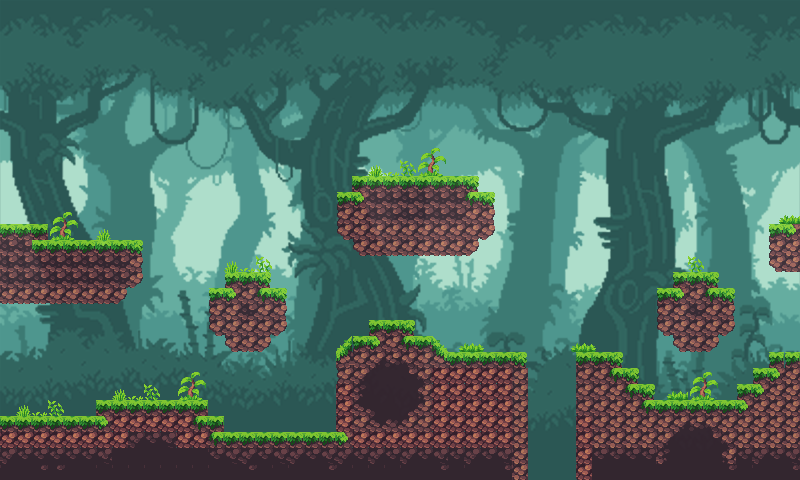

This game map was drawn from its Tiled (.tmx) file and the tilesets committed beside it. A one-line description and the full map source follow:
An orthogonal 50x30 tile map with 16x16 px tiles, 2 tile layers (Decoration, Tiles), 1 image layer and 6 objects (4x OrcSpawn, NextLevel, Spawn).

<map version="1.10" tiledversion="1.11.0" orientation="orthogonal" renderorder="right-down" width="50" height="30" tilewidth="16" tileheight="16" infinite="0" nextlayerid="13" nextobjectid="12">
 <tileset firstgid="1" source="../Tiles/Tiles.tsx" />
 <imagelayer id="5" name="Background">
  <image source="../Tiles/World1.png" width="800" height="480" />
 </imagelayer>
 <layer id="6" name="Decoration" width="50" height="30">
  <data encoding="csv">
0,0,0,0,0,0,0,0,0,0,0,0,0,0,0,0,0,0,0,0,0,0,0,0,0,0,0,0,0,0,0,0,0,0,0,0,0,0,0,0,0,0,0,0,0,0,0,0,0,0,
0,0,0,0,0,0,0,0,0,0,0,0,0,0,0,0,0,0,0,0,0,0,0,0,0,0,0,0,0,0,0,0,0,0,0,0,0,0,0,0,0,0,0,0,0,0,0,0,0,0,
0,0,0,0,0,0,0,0,0,0,0,0,0,0,0,0,0,0,0,0,0,0,0,0,0,0,0,0,0,0,0,0,0,0,0,0,0,0,0,0,0,0,0,0,0,0,0,0,0,0,
0,0,0,0,0,0,0,0,0,0,0,0,0,0,0,0,0,0,0,0,0,0,0,0,0,0,0,0,0,0,0,0,0,0,0,0,0,0,0,0,0,0,0,0,0,0,0,0,0,0,
0,0,0,0,0,0,0,0,0,0,0,0,0,0,0,0,0,0,0,0,0,0,0,0,0,0,0,0,0,0,0,0,0,0,0,0,0,0,0,0,0,0,0,0,0,0,0,0,0,0,
0,0,0,0,0,0,0,0,0,0,0,0,0,0,0,0,0,0,0,0,0,0,0,0,0,0,0,0,0,0,0,0,0,0,0,0,0,0,0,0,0,0,0,0,0,0,0,0,0,0,
0,0,0,0,0,0,0,0,0,0,0,0,0,0,0,0,0,0,0,0,0,0,0,0,0,0,0,0,0,0,0,0,0,0,0,0,0,0,0,0,0,0,0,0,0,0,0,0,0,0,
0,0,0,0,0,0,0,0,0,0,0,0,0,0,0,0,0,0,0,0,0,0,0,0,0,0,0,0,0,0,0,0,0,0,0,0,0,0,0,0,0,0,0,0,0,0,0,0,0,0,
0,0,0,0,0,0,0,0,0,0,0,0,0,0,0,0,0,0,0,0,0,0,0,0,0,0,0,0,0,0,0,0,0,0,0,0,0,0,0,0,0,0,0,0,0,0,0,0,0,0,
0,0,0,0,0,0,0,0,0,0,0,0,0,0,0,0,0,0,0,0,0,0,0,0,0,0,17,18,0,0,0,0,0,0,0,0,0,0,0,0,0,0,0,0,0,0,0,0,0,0,
0,0,0,0,0,0,0,0,0,0,0,0,0,0,0,0,0,0,0,0,0,0,0,14,15,16,42,43,0,0,0,0,0,0,0,0,0,0,0,0,0,0,0,0,0,0,0,0,0,0,
0,0,0,0,0,0,0,0,0,0,0,0,0,0,0,0,0,0,0,0,0,0,0,0,0,0,0,0,0,0,0,0,0,0,0,0,0,0,0,0,0,0,0,0,0,0,0,0,0,0,
0,0,0,0,0,0,0,0,0,0,0,0,0,0,0,0,0,0,0,0,0,0,0,0,0,0,0,0,0,0,0,0,0,0,0,0,0,0,0,0,0,0,0,0,0,0,0,0,0,0,
0,0,0,17,18,0,0,0,0,0,0,0,0,0,0,0,0,0,0,0,0,0,0,0,0,0,0,0,0,0,0,0,0,0,0,0,0,0,0,0,0,0,0,0,0,0,0,0,39,40,
0,0,0,42,43,0,14,0,0,0,0,0,0,0,0,0,0,0,0,0,0,0,0,0,0,0,0,0,0,0,0,0,0,0,0,0,0,0,0,0,0,0,0,0,0,0,0,0,0,0,
0,0,0,0,0,0,0,0,0,0,0,0,0,0,0,0,0,0,0,0,0,0,0,0,0,0,0,0,0,0,0,0,0,0,0,0,0,0,0,0,0,0,0,0,0,0,0,0,0,0,
0,0,0,0,0,0,0,0,0,0,0,0,0,0,14,15,16,0,0,0,0,0,0,0,0,0,0,0,0,0,0,0,0,0,0,0,0,0,0,0,0,0,0,16,0,0,0,0,0,0,
0,0,0,0,0,0,0,0,0,0,0,0,0,0,0,0,0,0,0,0,0,0,0,0,0,0,0,0,0,0,0,0,0,0,0,0,0,0,0,0,0,0,0,0,0,0,0,0,0,0,
0,0,0,0,0,0,0,0,0,0,0,0,0,0,0,0,0,0,0,0,0,0,0,0,0,0,0,0,0,0,0,0,0,0,0,0,0,0,0,0,0,0,0,0,0,0,0,0,0,0,
0,0,0,0,0,0,0,0,0,0,0,0,0,0,0,0,0,0,0,0,0,0,0,0,0,0,0,0,0,0,0,0,0,0,0,0,0,0,0,0,0,0,0,0,0,0,0,0,0,0,
0,0,0,0,0,0,0,0,0,0,0,0,0,0,0,0,0,0,0,0,0,0,0,0,0,0,0,0,0,0,0,0,0,0,0,0,0,0,0,0,0,0,0,0,0,0,0,0,0,0,
0,0,0,0,0,0,0,0,0,0,0,0,0,0,0,0,0,0,0,0,0,0,0,0,0,0,0,0,39,40,41,0,0,0,0,39,40,41,0,0,0,0,0,0,0,0,0,0,0,0,
0,0,0,0,0,0,0,0,0,0,0,0,0,0,0,0,0,0,0,0,0,0,0,0,0,0,0,0,0,0,0,0,0,0,0,0,0,0,0,0,0,0,0,0,0,0,0,0,0,0,
0,0,0,0,0,0,0,0,0,0,0,17,18,0,0,0,0,0,0,0,0,0,0,0,0,0,0,78,78,78,78,78,0,0,0,0,0,0,0,0,0,0,0,17,18,0,0,0,0,0,
0,0,0,0,0,0,0,14,15,16,0,42,43,0,0,0,0,0,0,0,0,78,0,0,0,0,0,78,78,78,78,78,0,0,0,0,0,0,0,0,0,39,40,42,43,0,0,0,0,0,
0,14,15,16,0,0,0,0,0,0,0,0,0,0,0,0,0,0,0,0,0,78,0,0,0,0,0,78,78,78,78,78,0,0,0,0,0,0,0,0,0,0,0,0,0,0,0,0,0,0,
0,0,0,0,0,0,0,78,78,78,78,78,0,0,0,0,0,0,0,0,0,78,0,0,0,0,0,78,78,78,78,78,0,0,0,0,78,0,0,0,0,0,0,0,0,0,0,0,0,0,
78,78,78,78,78,78,78,78,0,0,0,78,78,0,0,0,0,0,0,0,0,0,78,78,78,78,78,78,78,78,78,78,0,0,0,0,78,0,0,0,0,0,0,0,0,0,0,0,0,0,
0,0,0,0,0,0,0,0,0,0,0,0,0,0,0,0,0,0,0,0,0,0,0,0,0,0,0,0,0,0,0,0,0,0,0,0,78,0,0,0,0,0,0,0,0,0,0,0,0,0,
0,0,0,0,0,0,0,0,0,0,0,0,0,0,0,0,0,0,0,0,0,0,0,0,0,0,0,0,0,0,0,0,0,0,0,0,78,0,0,0,0,0,0,0,0,0,0,0,0,0
</data>
 </layer>
 <objectgroup id="7" name="NextLevel">
  <object id="9" name="NextLevel" x="529.25" y="464.375" width="45.5" height="14.25" />
 </objectgroup>
 <objectgroup id="10" name="Orc">
  <object id="5" name="OrcSpawn" x="56.9167" y="383.167">
   <point />
  </object>
  <object id="6" name="OrcSpawn" x="242.667" y="239.333">
   <point />
  </object>
  <object id="7" name="OrcSpawn" x="503.333" y="319.333">
   <point />
  </object>
  <object id="11" name="OrcSpawn" x="413" y="142">
   <point />
  </object>
 </objectgroup>
 <objectgroup id="11" name="Spawn">
  <object id="10" name="Spawn" x="559" y="42">
   <point />
  </object>
 </objectgroup>
 <layer id="1" name="Tiles" width="50" height="30" opacity="0.9">
  <properties>
   <property name="Collidable" type="bool" value="true" />
  </properties>
  <data encoding="csv">
0,0,0,0,0,0,0,0,0,0,0,0,0,0,0,0,0,0,0,0,0,0,0,0,0,0,0,0,0,0,0,0,0,0,0,0,0,0,0,0,0,0,0,0,0,0,0,0,0,0,
0,0,0,0,0,0,0,0,0,0,0,0,0,0,0,0,0,0,0,0,0,0,0,0,0,0,0,0,0,0,0,0,0,0,0,0,0,0,0,0,0,0,0,0,0,0,0,0,0,0,
0,0,0,0,0,0,0,0,0,0,0,0,0,0,0,0,0,0,0,0,0,0,0,0,0,0,0,0,0,0,0,0,0,0,0,0,0,0,0,0,0,0,0,0,0,0,0,0,0,0,
0,0,0,0,0,0,0,0,0,0,0,0,0,0,0,0,0,0,0,0,0,0,0,0,0,0,0,0,0,0,0,0,0,0,0,0,0,0,0,0,0,0,0,0,0,0,0,0,0,0,
0,0,0,0,0,0,0,0,0,0,0,0,0,0,0,0,0,0,0,0,0,0,0,0,0,0,0,0,0,0,0,0,0,0,0,0,0,0,0,0,0,0,0,0,0,0,0,0,0,0,
0,0,0,0,0,0,0,0,0,0,0,0,0,0,0,0,0,0,0,0,0,0,0,0,0,0,0,0,0,0,0,0,0,0,0,0,0,0,0,0,0,0,0,0,0,0,0,0,0,0,
0,0,0,0,0,0,0,0,0,0,0,0,0,0,0,0,0,0,0,0,0,0,0,0,0,0,0,0,0,0,0,0,0,0,0,0,0,0,0,0,0,0,0,0,0,0,0,0,0,0,
0,0,0,0,0,0,0,0,0,0,0,0,0,0,0,0,0,0,0,0,0,0,0,0,0,0,0,0,0,0,0,0,0,0,0,0,0,0,0,0,0,0,0,0,0,0,0,0,0,0,
0,0,0,0,0,0,0,0,0,0,0,0,0,0,0,0,0,0,0,0,0,0,0,0,0,0,0,0,0,0,0,0,0,0,0,0,0,0,0,0,0,0,0,0,0,0,0,0,0,0,
0,0,0,0,0,0,0,0,0,0,0,0,0,0,0,0,0,0,0,0,0,0,0,0,0,0,0,0,0,0,0,0,0,0,0,0,0,0,0,0,0,0,0,0,0,0,0,0,0,0,
0,0,0,0,0,0,0,0,0,0,0,0,0,0,0,0,0,0,0,0,0,0,0,0,0,0,0,0,0,0,0,0,0,0,0,0,0,0,0,0,0,0,0,0,0,0,0,0,0,0,
0,0,0,0,0,0,0,0,0,0,0,0,0,0,0,0,0,0,0,0,0,0,4,4,4,4,4,4,4,5,0,0,0,0,0,0,0,0,0,0,0,0,0,0,0,0,0,0,0,0,
0,0,0,0,0,0,0,0,0,0,0,0,0,0,0,0,0,0,0,0,0,27,28,54,54,54,54,54,54,30,31,0,0,0,0,0,0,0,0,0,0,0,0,0,0,0,0,0,0,0,
0,0,0,0,0,0,0,0,0,0,0,0,0,0,0,0,0,0,0,0,0,52,53,54,54,54,54,54,54,55,56,0,0,0,0,0,0,0,0,0,0,0,0,0,0,0,0,0,0,0,
4,4,4,0,0,0,0,0,0,0,0,0,0,0,0,0,0,0,0,0,0,77,78,79,79,79,79,79,79,80,81,0,0,0,0,0,0,0,0,0,0,0,0,0,0,0,0,0,27,28,
54,54,4,4,4,4,4,4,31,0,0,0,0,0,0,0,0,0,0,0,0,0,103,104,104,104,104,104,104,105,0,0,0,0,0,0,0,0,0,0,0,0,0,0,0,0,0,0,52,53,
54,54,54,54,54,54,54,54,56,0,0,0,0,0,0,0,0,0,0,0,0,0,0,0,0,0,0,0,0,0,0,0,0,0,0,0,0,0,0,0,0,0,0,0,0,0,0,0,77,78,
54,54,54,54,54,54,54,54,81,0,0,0,0,0,3,4,5,0,0,0,0,0,0,0,0,0,0,0,0,0,0,0,0,0,0,0,0,0,0,0,0,0,3,4,5,0,0,0,0,0,
104,104,104,104,104,104,104,105,0,0,0,0,0,27,28,29,30,31,0,0,0,0,0,0,0,0,0,0,0,0,0,0,0,0,0,0,0,0,0,0,0,27,28,29,30,31,0,0,0,0,
0,0,0,0,0,0,0,0,0,0,0,0,0,52,53,54,55,56,0,0,0,0,0,0,0,0,0,0,0,0,0,0,0,0,0,0,0,0,0,0,0,52,53,54,55,56,0,0,0,0,
0,0,0,0,0,0,0,0,0,0,0,0,0,77,78,79,80,81,0,0,0,0,0,3,4,5,0,0,0,0,0,0,0,0,0,0,0,0,0,0,0,77,78,79,80,81,0,0,0,0,
0,0,0,0,0,0,0,0,0,0,0,0,0,0,103,104,105,0,0,0,0,32,27,28,29,30,4,38,0,0,0,0,0,0,0,0,0,0,0,0,0,0,103,104,105,0,0,0,0,0,
0,0,0,0,0,0,0,0,0,0,0,0,0,0,0,0,0,0,0,0,0,57,55,128,129,130,55,63,4,4,4,4,31,0,0,0,4,4,5,0,0,0,0,0,0,0,0,0,3,27,
0,0,0,0,0,0,0,0,0,0,0,0,0,0,0,0,0,0,0,0,0,302,152,153,154,155,156,52,52,52,52,52,53,0,0,0,78,79,30,5,0,0,0,0,0,0,0,3,28,53,
0,0,0,0,0,0,0,0,0,0,0,0,0,0,0,0,0,0,0,0,0,302,177,178,179,180,181,52,52,52,52,52,53,0,0,0,78,79,53,30,5,0,0,0,0,0,3,28,53,53,
0,0,0,0,0,0,4,4,4,4,4,4,4,0,0,0,0,0,0,0,0,302,202,203,204,205,206,52,52,52,52,52,53,0,0,0,78,79,53,53,30,4,4,4,4,4,28,53,53,53,
4,4,4,4,4,4,28,52,52,52,52,52,30,4,0,0,0,0,0,0,0,302,55,228,229,230,55,52,52,52,52,52,53,0,0,0,78,79,53,53,53,53,128,129,130,53,53,53,53,53,
52,52,52,52,52,52,52,52,318,319,320,52,52,30,4,4,4,4,4,4,4,28,52,52,52,52,52,52,52,52,52,52,53,0,0,0,52,53,53,53,53,152,153,154,155,156,53,53,53,53,
318,319,319,319,319,319,320,344,344,344,344,344,344,319,320,318,319,320,318,319,320,318,319,318,319,318,319,320,319,318,319,320,53,0,0,0,52,319,319,319,319,177,178,179,180,181,319,318,319,320,
343,344,345,345,343,344,343,343,343,343,343,343,343,343,344,345,343,343,343,344,345,343,343,343,343,343,344,345,343,343,344,345,53,0,0,0,52,344,344,344,344,344,344,344,344,345,343,343,344,345
</data>
 </layer>
</map>
